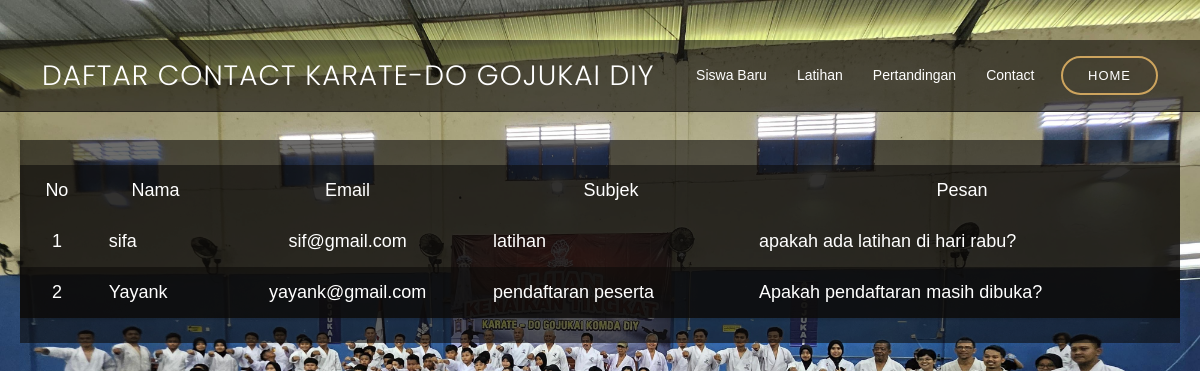
Screenshot of /daftar_contact.php (signed in) with the database file from the repository.
### tables this page shows
CREATE TABLE `contact` (
  `id_contact` int(11) NOT NULL,
  `Nama` varchar(50) NOT NULL,
  `Email` varchar(50) NOT NULL,
  `Subjek` varchar(100) NOT NULL,
  `Pesan` varchar(200) NOT NULL
);

### daftar_contact.php (the view, shortened to what this page needs)
<!DOCTYPE html>
<html lang="en">
<head>
  <link href="assets/vendor/animate.css/animate.min.css" rel="stylesheet">
  <link href="assets/vendor/aos/aos.css" rel="stylesheet">
  <link href="assets/vendor/bootstrap/css/bootstrap.min.css" rel="stylesheet">
  <link href="assets/vendor/bootstrap-icons/bootstrap-icons.css" rel="stylesheet">
  <link href="assets/vendor/boxicons/css/boxicons.min.css" rel="stylesheet">
  <link href="assets/vendor/glightbox/css/glightbox.min.css" rel="stylesheet">
  <link href="assets/vendor/swiper/swiper-bundle.min.css" rel="stylesheet">
  <link href="assets/css/style.css" rel="stylesheet">
</head>
<body>
  <header id="header" class="fixed-top d-flex align-items-center">
    <div class="container-fluid container-xl d-flex align-items-center justify-content-lg-between">
      <h1 class="logo me-auto me-lg-0 ">Daftar Contact Karate-Do Gojukai DIY</h1>
        <nav id="navbar" class="navbar order-last order-lg-0">
            <ul>
            <li><a class="nav-link scrollto" href="daftar_siswa.php">Siswa Baru</a></li>
            <li><a class="nav-link scrollto" href="daftar_latihan.php">Latihan</a></li>
            <li><a class="nav-link scrollto" href="daftar_pertandingan.php">Pertandingan</a></li>
            <li><a class="nav-link scrollto" href="daftar_contact.php">Contact</a></li>
            </ul>
          </nav>
      <a href="session.php" class="book-a-table-btn scrollto d-none d-lg-flex">Home</a>
    </div>
  </header>
    <br><br><br><br><br>
    <div class="table-container">
        <table>
            <thead>
                <tr class= "text-center">
                <td> No</td>
                <td> Nama</td>
                <td> Email</td>
                <td> Subjek</td>
                <td> Pesan </td>
                </tr>
            </thead>
            <?php
                include 'koneksi.php';
                $query=mysqli_query($connection, "select * from contact");
                while($data=mysqli_fetch_array($query))
                {?>
                    <tr>
                        <td class= "text-center"> <?php echo $data['id_contact']; ?></td>
                        <td> <?php echo $data['Nama']; ?></td>
                        <td class= "text-center"> <?php echo $data['Email']; ?></td>
                        <td> <?php echo $data['Subjek']; ?></td>
                        <td> <?php echo $data['Pesan']; ?></td>
            <?php
        }?>
        </table>
    </div>
</body>
</html>

### assets/css/style.css (style rules this page uses)
body { font-family: "Open Sans", sans-serif; background: #0c0b09; color: #fff; }
a { color: #cda45e; text-decoration: none; }
h1, h2, h3, h4, h5, h6 { font-family: "Playfair Display", serif; }
#header { background: rgba(12, 11, 9, 0.6); border-bottom: 1px solid rgba(12, 11, 9, 0.6); transition: all 0.5s; z-index: 997; padding: 15px 0; top: 40px; }
#header .logo { font-size: 28px; margin: 0; padding: 0; line-height: 1; font-weight: 300; letter-spacing: 1px; text-transform: uppercase; font-family: "Poppins", sans-serif; }
.book-a-table-btn { margin: 0 0 0 15px; border: 2px solid #cda45e; color: #fff; border-radius: 50px; padding: 8px 25px; text-transform: uppercase; font-size: 13px; font-weight: 500; letter-spacing: 1px; transition: 0.3s; }
.navbar { padding: 0; }
.navbar ul { margin: 0; padding: 0; display: flex; list-style: none; align-items: center; }
.navbar li { position: relative; }
.navbar a, .navbar a:focus { display: flex; align-items: center; justify-content: space-between; padding: 10px 0 10px 30px; color: #fff; white-space: nowrap; transition: 0.3s; font-size: 14px; }

### daftar_contact.php (style rules this page uses)
body { font-family: Arial, sans-serif; margin: 0; padding: 20px; background-image: url('profil_karate.jpg'); background-size: cover ; background-position: relative; background-repeat: no-repeat; }
.table-container { margin: 0 auto; width: 100%; overflow-x: auto; background:rgba(12, 11, 9, 0.6); }
table { width: 100%; border-collapse: collapse; margin: 25px 0; font-size: 18px; text-align: left; box-shadow: 0 2px 3px rgba(0, 0, 0, 0.1); background: rgba(12, 11, 9, 0.6); }
th, td { padding: 12px 15px; }
tr:nth-child(even) { background: rgba(12, 11, 9, 0.6); }

### rows the page displays
contact: id_contact "1", Nama "sifa", Email "sif@gmail.com", Subjek "latihan", Pesan "apakah ada latihan di hari rabu?"
contact: id_contact "2", Nama "Yayank", Email "yayank@gmail.com", Subjek "pendaftaran peserta", Pesan "Apakah pendaftaran masih dibuka?"
